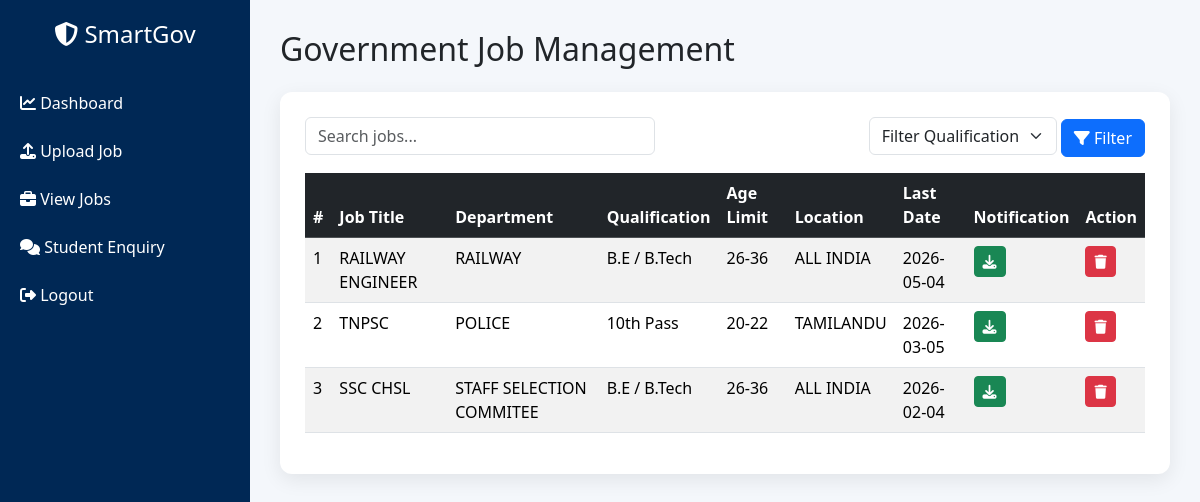
The app's page /admin/jobs (signed in) with its own data.
### app.py (models this page shows)
class GovernmentJob(db.Model):
    id = db.Column(db.Integer, primary_key=True)
    job_title = db.Column(db.String(200))
    department = db.Column(db.String(200))
    qualification = db.Column(db.String(200))
    age_limit = db.Column(db.String(100))
    location = db.Column(db.String(200))
    last_date = db.Column(db.String(100))
    description = db.Column(db.Text)
    pdf_file = db.Column(db.String(200))
    posted_date = db.Column(db.DateTime, default=datetime.utcnow)

### app.py (the view)
@app.route("/admin/jobs")
def view_jobs():
    if "admin" not in session:
        return redirect(url_for("admin_login"))
    jobs = GovernmentJob.query.order_by(GovernmentJob.posted_date.desc()).all()
    return render_template("view_jobs.html", jobs=jobs)

### templates/view_jobs.html (shortened to what this page needs)
<!DOCTYPE html>
<html lang="en">
<head>
<link href="https://cdn.jsdelivr.net/npm/bootstrap@5.3.2/dist/css/bootstrap.min.css" rel="stylesheet">
<link href="https://cdnjs.cloudflare.com/ajax/libs/font-awesome/6.5.0/css/all.min.css" rel="stylesheet">
</head>
<body>
<div class="sidebar">
<h4><i class="fa fa-shield-halved"></i> SmartGov</h4>
<a href="/admin/dashboard">
<i class="fa fa-chart-line"></i> Dashboard
</a>
<a href="/admin/upload_job">
<i class="fa fa-upload"></i> Upload Job
</a>
<a href="/admin/jobs">
<i class="fa fa-briefcase"></i> View Jobs
</a>
<a href="/admin/chat">
<i class="fa fa-comments"></i> Student Enquiry
</a>
<a href="/logout">
<i class="fa fa-sign-out-alt"></i> Logout
</a>
</div>
<div class="main">
<h2 class="mb-4">Government Job Management</h2>
<div class="table-card">
<div class="row mb-3">
<div class="col-md-6">
<input type="text" id="jobSearch" class="form-control search-box" placeholder="Search jobs...">
</div>
<div class="col-md-6 text-end">
<form method="POST" action="/admin/filter_jobs" class="d-inline">
<select name="qualification" class="form-select d-inline w-auto">
<option value="">Filter Qualification</option>
</select>
<button class="btn btn-primary">
<i class="fa fa-filter"></i> Filter
</button>
</form>
</div>
</div>
<div class="table-responsive">
<table class="table table-striped table-hover" id="jobTable">
<thead class="table-dark">
<tr>
<th>#</th>
<th>Job Title</th>
<th>Department</th>
<th>Qualification</th>
<th>Age Limit</th>
<th>Location</th>
<th>Last Date</th>
<th>Notification</th>
<th>Action</th>
</tr>
</thead>
<tbody>
{% for job in jobs %}
<tr>
<td>{{loop.index}}</td>
<td>{{job.job_title}}</td>
<td>{{job.department}}</td>
<td>{{job.qualification}}</td>
<td>{{job.age_limit}}</td>
<td>{{job.location}}</td>
<td>{{job.last_date}}</td>
<td>
<a href="/download/{{job.pdf_file}}" class="btn btn-success btn-sm">
<i class="fa fa-download"></i>
</a>
</td>
<td>
<a href="/admin/delete_job/{{job.id}}"
class="btn btn-danger btn-sm"
onclick="return confirm('Delete this job?')">
<i class="fa fa-trash"></i>
</a>
</td>
</tr>
{% endfor %}
</tbody>
</table>
</div>
</div>
</div>
</body>
</html>

### templates/view_jobs.html (style rules this page uses)
body { background:#f4f7fb; font-family:'Segoe UI',sans-serif; }
.sidebar { height:100vh; background:#002855; color:white; position:fixed; width:250px; padding-top:20px; }
.sidebar h4 { text-align:center; margin-bottom:30px; }
.sidebar a { display:block; color:white; padding:12px 20px; text-decoration:none; transition:0.3s; }
.main { margin-left:250px; padding:30px; }
.table-card { background:white; padding:25px; border-radius:12px; box-shadow:0 6px 20px rgba(0,0,0,0.08); }
.search-box { max-width:350px; }

### records on screen
GovernmentJob: job_title "RAILWAY ENGINEER", department "RAILWAY", qualification "B.E / B.Tech", age_limit "26-36", location "ALL INDIA", last_date "2026-05-04"
GovernmentJob: job_title "TNPSC", department "POLICE", qualification "10th Pass", age_limit "20-22", location "TAMILANDU", last_date "2026-03-05"
GovernmentJob: job_title "SSC CHSL", department "STAFF SELECTION COMMITEE", qualification "B.E / B.Tech", age_limit "26-36", location "ALL INDIA", last_date "2026-02-04"
